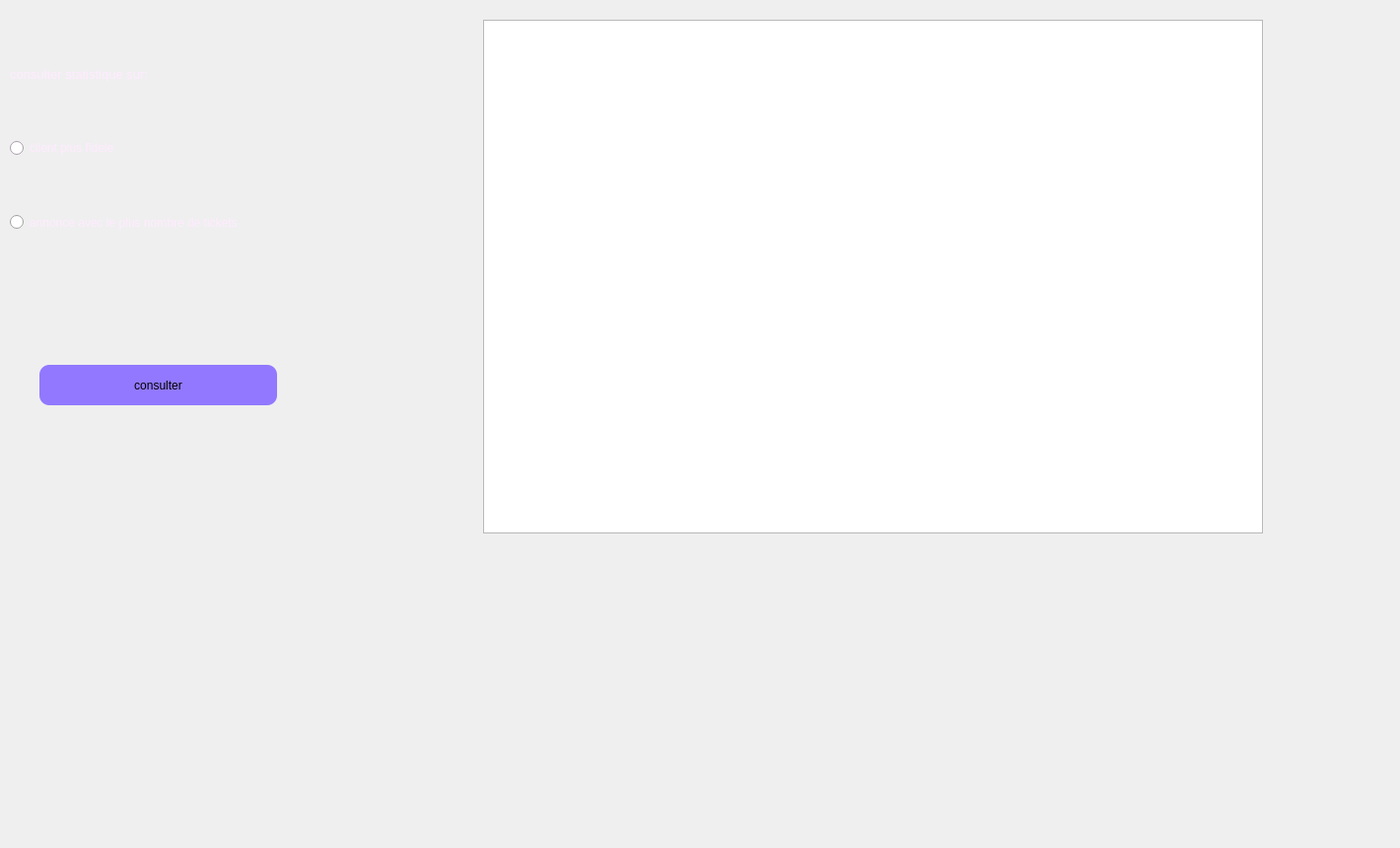
     <widget class="QWidget" name="tab_15">
      <attribute name="title">
       <string>consulter statistique</string>
      </attribute>
      <widget class="QLabel" name="label_48">
       <property name="geometry">
        <rect>
         <x>0</x>
         <y>0</y>
         <width>1411</width>
         <height>851</height>
        </rect>
       </property>
       <property name="text">
        <string/>
       </property>
       <property name="pixmap">
        <pixmap>../images/bg.v1.jpg</pixmap>
       </property>
      </widget>
      <widget class="QLabel" name="label_60">
       <property name="geometry">
        <rect>
         <x>10</x>
         <y>55</y>
         <width>351</width>
         <height>41</height>
        </rect>
       </property>
       <property name="palette">
        <palette>
         <active>
          <colorrole role="WindowText">
           <brush brushstyle="SolidPattern">
            <color alpha="255">
             <red>255</red>
             <green>235</green>
             <blue>255</blue>
            </color>
           </brush>
          </colorrole>
         </active>
         <inactive>
          <colorrole role="WindowText">
           <brush brushstyle="SolidPattern">
            <color alpha="255">
             <red>255</red>
             <green>235</green>
             <blue>255</blue>
            </color>
           </brush>
          </colorrole>
         </inactive>
         <disabled>
          <colorrole role="WindowText">
           <brush brushstyle="SolidPattern">
            <color alpha="255">
             <red>120</red>
             <green>120</green>
             <blue>120</blue>
            </color>
           </brush>
          </colorrole>
         </disabled>
        </palette>
       </property>
       <property name="text">
        <string>&lt;html&gt;&lt;head/&gt;&lt;body&gt;&lt;p&gt;&lt;span style=&quot; font-size:10pt;&quot;&gt;consulter statistique sur:&lt;/span&gt;&lt;/p&gt;&lt;/body&gt;&lt;/html&gt;</string>
       </property>
      </widget>
      <widget class="QRadioButton" name="clientstat">
       <property name="geometry">
        <rect>
         <x>10</x>
         <y>140</y>
         <width>171</width>
         <height>20</height>
        </rect>
       </property>
       <property name="palette">
        <palette>
         <active>
          <colorrole role="WindowText">
           <brush brushstyle="SolidPattern">
            <color alpha="255">
             <red>255</red>
             <green>235</green>
             <blue>255</blue>
            </color>
           </brush>
          </colorrole>
          <colorrole role="Button">
           <brush brushstyle="SolidPattern">
            <color alpha="255">
             <red>255</red>
             <green>235</green>
             <blue>255</blue>
            </color>
           </brush>
          </colorrole>
          <colorrole role="Light">
           <brush brushstyle="SolidPattern">
            <color alpha="255">
             <red>255</red>
             <green>255</green>
             <blue>255</blue>
            </color>
           </brush>
          </colorrole>
          <colorrole role="Midlight">
           <brush brushstyle="SolidPattern">
            <color alpha="255">
             <red>255</red>
             <green>245</green>
             <blue>255</blue>
            </color>
           </brush>
          </colorrole>
          <colorrole role="Dark">
           <brush brushstyle="SolidPattern">
            <color alpha="255">
             <red>127</red>
             <green>117</green>
             <blue>127</blue>
            </color>
           </brush>
          </colorrole>
          <colorrole role="Mid">
           <brush brushstyle="SolidPattern">
            <color alpha="255">
             <red>170</red>
             <green>157</green>
             <blue>170</blue>
            </color>
           </brush>
          </colorrole>
          <colorrole role="Text">
           <brush brushstyle="SolidPattern">
            <color alpha="255">
             <red>0</red>
             <green>0</green>
             <blue>0</blue>
            </color>
           </brush>
          </colorrole>
          <colorrole role="BrightText">
           <brush brushstyle="SolidPattern">
            <color alpha="255">
             <red>255</red>
             <green>255</green>
             <blue>255</blue>
            </color>
           </brush>
          </colorrole>
          <colorrole role="ButtonText">
           <brush brushstyle="SolidPattern">
            <color alpha="255">
             <red>0</red>
             <green>0</green>
             <blue>0</blue>
            </color>
           </brush>
          </colorrole>
          <colorrole role="Base">
           <brush brushstyle="SolidPattern">
            <color alpha="255">
             <red>255</red>
             <green>255</green>
             <blue>255</blue>
            </color>
           </brush>
          </colorrole>
          <colorrole role="Window">
           <brush brushstyle="SolidPattern">
            <color alpha="255">
             <red>255</red>
             <green>235</green>
             <blue>255</blue>
            </color>
           </brush>
          </colorrole>
          <colorrole role="Shadow">
           <brush brushstyle="SolidPattern">
            <color alpha="255">
             <red>0</red>
             <green>0</green>
             <blue>0</blue>
            </color>
           </brush>
          </colorrole>
          <colorrole role="AlternateBase">
           <brush brushstyle="SolidPattern">
            <color alpha="255">
             <red>255</red>
             <green>245</green>
             <blue>255</blue>
            </color>
           </brush>
          </colorrole>
          <colorrole role="ToolTipBase">
           <brush brushstyle="SolidPattern">
            <color alpha="255">
             <red>255</red>
             <green>255</green>
             <blue>220</blue>
            </color>
           </brush>
          </colorrole>
          <colorrole role="ToolTipText">
           <brush brushstyle="SolidPattern">
            <color alpha="255">
             <red>0</red>
             <green>0</green>
             <blue>0</blue>
            </color>
           </brush>
          </colorrole>
          <colorrole role="PlaceholderText">
           <brush brushstyle="SolidPattern">
            <color alpha="128">
             <red>0</red>
             <green>0</green>
             <blue>0</blue>
            </color>
           </brush>
          </colorrole>
         </active>
         <inactive>
          <colorrole role="WindowText">
           <brush brushstyle="SolidPattern">
            <color alpha="255">
             <red>255</red>
             <green>235</green>
             <blue>255</blue>
            </color>
           </brush>
          </colorrole>
          <colorrole role="Button">
           <brush brushstyle="SolidPattern">
            <color alpha="255">
             <red>255</red>
             <green>235</green>
             <blue>255</blue>
            </color>
           </brush>
          </colorrole>
          <colorrole role="Light">
           <brush brushstyle="SolidPattern">
            <color alpha="255">
             <red>255</red>
             <green>255</green>
             <blue>255</blue>
            </color>
           </brush>
          </colorrole>
          <colorrole role="Midlight">
           <brush brushstyle="SolidPattern">
            <color alpha="255">
             <red>255</red>
             <green>245</green>
             <blue>255</blue>
            </color>
           </brush>
          </colorrole>
          <colorrole role="Dark">
           <brush brushstyle="SolidPattern">
            <color alpha="255">
             <red>127</red>
             <green>117</green>
             <blue>127</blue>
            </color>
           </brush>
          </colorrole>
          <colorrole role="Mid">
           <brush brushstyle="SolidPattern">
            <color alpha="255">
             <red>170</red>
             <green>157</green>
             <blue>170</blue>
            </color>
           </brush>
          </colorrole>
          <colorrole role="Text">
           <brush brushstyle="SolidPattern">
            <color alpha="255">
             <red>0</red>
             <green>0</green>
             <blue>0</blue>
            </color>
           </brush>
          </colorrole>
          <colorrole role="BrightText">
           <brush brushstyle="SolidPattern">
            <color alpha="255">
             <red>255</red>
             <green>255</green>
             <blue>255</blue>
            </color>
           </brush>
          </colorrole>
          <colorrole role="ButtonText">
           <brush brushstyle="SolidPattern">
            <color alpha="255">
             <red>0</red>
             <green>0</green>
             <blue>0</blue>
            </color>
           </brush>
          </colorrole>
          <colorrole role="Base">
           <brush brushstyle="SolidPattern">
            <color alpha="255">
             <red>255</red>
             <green>255</green>
             <blue>255</blue>
            </color>
           </brush>
          </colorrole>
          <colorrole role="Window">
           <brush brushstyle="SolidPattern">
            <color alpha="255">
             <red>255</red>
             <green>235</green>
             <blue>255</blue>
            </color>
           </brush>
          </colorrole>
          <colorrole role="Shadow">
           <brush brushstyle="SolidPattern">
            <color alpha="255">
             <red>0</red>
             <green>0</green>
             <blue>0</blue>
            </color>
           </brush>
          </colorrole>
          <colorrole role="AlternateBase">
           <brush brushstyle="SolidPattern">
            <color alpha="255">
             <red>255</red>
             <green>245</green>
             <blue>255</blue>
            </color>
           </brush>
          </colorrole>
          <colorrole role="ToolTipBase">
           <brush brushstyle="SolidPattern">
            <color alpha="255">
             <red>255</red>
             <green>255</green>
             <blue>220</blue>
            </color>
           </brush>
          </colorrole>
          <colorrole role="ToolTipText">
           <brush brushstyle="SolidPattern">
            <color alpha="255">
             <red>0</red>
             <green>0</green>
             <blue>0</blue>
            </color>
           </brush>
          </colorrole>
          <colorrole role="PlaceholderText">
           <brush brushstyle="SolidPattern">
            <color alpha="128">
             <red>0</red>
             <green>0</green>
             <blue>0</blue>
            </color>
           </brush>
          </colorrole>
         </inactive>
         <disabled>
          <colorrole role="WindowText">
           <brush brushstyle="SolidPattern">
            <color alpha="255">
             <red>127</red>
             <green>117</green>
             <blue>127</blue>
            </color>
           </brush>
          </colorrole>
          <colorrole role="Button">
           <brush brushstyle="SolidPattern">
            <color alpha="255">
             <red>255</red>
             <green>235</green>
             <blue>255</blue>
            </color>
           </brush>
          </colorrole>
          <colorrole role="Light">
           <brush brushstyle="SolidPattern">
            <color alpha="255">
             <red>255</red>
             <green>255</green>
             <blue>255</blue>
            </color>
           </brush>
          </colorrole>
          <colorrole role="Midlight">
           <brush brushstyle="SolidPattern">
            <color alpha="255">
             <red>255</red>
             <green>245</green>
             <blue>255</blue>
            </color>
           </brush>
          </colorrole>
          <colorrole role="Dark">
           <brush brushstyle="SolidPattern">
            <color alpha="255">
             <red>127</red>
             <green>117</green>
             <blue>127</blue>
            </color>
           </brush>
          </colorrole>
          <colorrole role="Mid">
           <brush brushstyle="SolidPattern">
            <color alpha="255">
             <red>170</red>
             <green>157</green>
             <blue>170</blue>
            </color>
           </brush>
          </colorrole>
          <colorrole role="Text">
           <brush brushstyle="SolidPattern">
            <color alpha="255">
             <red>127</red>
             <green>117</green>
             <blue>127</blue>
            </color>
           </brush>
          </colorrole>
          <colorrole role="BrightText">
           <brush brushstyle="SolidPattern">
            <color alpha="255">
             <red>255</red>
             <green>255</green>
             <blue>255</blue>
            </color>
           </brush>
          </colorrole>
          <colorrole role="ButtonText">
           <brush brushstyle="SolidPattern">
            <color alpha="255">
             <red>127</red>
             <green>117</green>
             <blue>127</blue>
            </color>
           </brush>
          </colorrole>
          <colorrole role="Base">
           <brush brushstyle="SolidPattern">
            <color alpha="255">
             <red>255</red>
             <green>235</green>
             <blue>255</blue>
            </color>
           </brush>
          </colorrole>
          <colorrole role="Window">
           <brush brushstyle="SolidPattern">
            <color alpha="255">
             <red>255</red>
             <green>235</green>
             <blue>255</blue>
            </color>
           </brush>
          </colorrole>
          <colorrole role="Shadow">
           <brush brushstyle="SolidPattern">
            <color alpha="255">
             <red>0</red>
             <green>0</green>
             <blue>0</blue>
            </color>
           </brush>
          </colorrole>
          <colorrole role="AlternateBase">
           <brush brushstyle="SolidPattern">
            <color alpha="255">
             <red>255</red>
             <green>235</green>
             <blue>255</blue>
            </color>
           </brush>
          </colorrole>
          <colorrole role="ToolTipBase">
           <brush brushstyle="SolidPattern">
            <color alpha="255">
             <red>255</red>
             <green>255</green>
             <blue>220</blue>
            </color>
           </brush>
          </colorrole>
          <colorrole role="ToolTipText">
           <brush brushstyle="SolidPattern">
            <color alpha="255">
             <red>0</red>
             <green>0</green>
             <blue>0</blue>
            </color>
           </brush>
          </colorrole>
          <colorrole role="PlaceholderText">
           <brush brushstyle="SolidPattern">
            <color alpha="128">
             <red>0</red>
             <green>0</green>
             <blue>0</blue>
            </color>
           </brush>
          </colorrole>
         </disabled>
        </palette>
       </property>
       <property name="text">
        <string>client plus fidele</string>
       </property>
      </widget>
      <widget class="QRadioButton" name="annoncestat">
       <property name="geometry">
        <rect>
         <x>10</x>
         <y>210</y>
         <width>441</width>
         <height>31</height>
        </rect>
       </property>
       <property name="palette">
        <palette>
         <active>
          <colorrole role="WindowText">
           <brush brushstyle="SolidPattern">
            <color alpha="255">
             <red>255</red>
             <green>235</green>
             <blue>255</blue>
            </color>
           </brush>
          </colorrole>
         </active>
         <inactive>
          <colorrole role="WindowText">
           <brush brushstyle="SolidPattern">
            <color alpha="255">
             <red>255</red>
             <green>235</green>
             <blue>255</blue>
            </color>
           </brush>
          </colorrole>
         </inactive>
         <disabled>
          <colorrole role="WindowText">
           <brush brushstyle="SolidPattern">
            <color alpha="255">
             <red>120</red>
             <green>120</green>
             <blue>120</blue>
            </color>
           </brush>
          </colorrole>
         </disabled>
        </palette>
       </property>
       <property name="text">
        <string>annonce avec le plus nombre de tickets</string>
       </property>
      </widget>
      <widget class="QTableView" name="tabstattic">
       <property name="geometry">
        <rect>
         <x>490</x>
         <y>20</y>
         <width>791</width>
         <height>521</height>
        </rect>
       </property>
      </widget>
      <widget class="QPushButton" name="consulterstattic">
       <property name="geometry">
        <rect>
         <x>40</x>
         <y>370</y>
         <width>241</width>
         <height>41</height>
        </rect>
       </property>
       <property name="cursor">
        <cursorShape>PointingHandCursor</cursorShape>
       </property>
       <property name="styleSheet">
        <string notr="true">background-color: rgb(0, 0, 255);
background-color: rgb(145, 120, 255);
border-radius: 10px;</string>
       </property>
       <property name="text">
        <string>consulter</string>
       </property>
      </widget>
     </widget>
